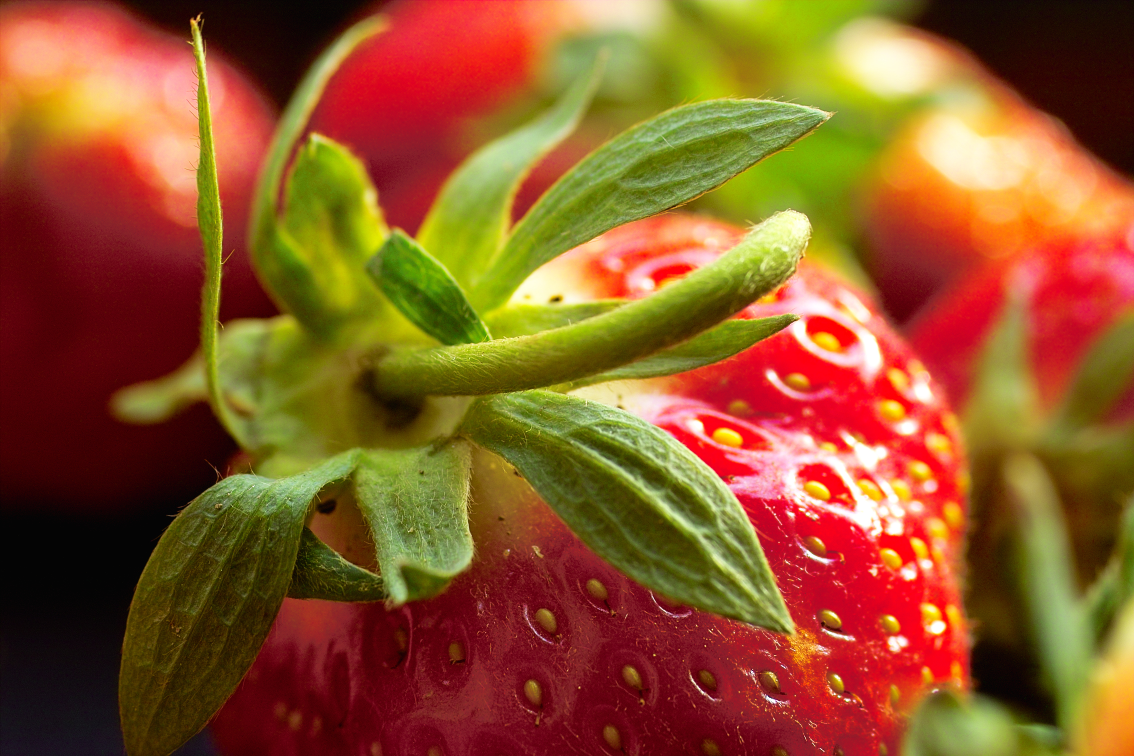
%> input picture freq/TP1/fraise-foveon.jpg, 2268 x 1512 px (shown at 1/2 size)
$ octave circle.m   (GNU Octave 9; MATLAB toolbox functions it lacks are replaced by stand-ins)
%> lines starting %> are read from the running program, lines starting %| are printed output that depends on the picture; in (x1, y1, x2, y2) boxes, pixels count from 0 and x2, y2 are one past the last pixel; in counts of white or black regions, pixels touching at a corner belong together; the program's own positions count from 1
clear;
clc;


function img = getImgCircle(n,m,radius)
    [col row] = meshgrid(1:n, 1:m);
    centerX = n / 2 + 1;
    centerY = m / 2 + 1;
    circlePixels = (row - centerY).^2 + (col - centerX).^2 <= radius.^2;
    img = circlePixels * 255; %%Affiche en blanc
end;

imgCircle = getImgCircle(512,512,3);

im = fftshift(ifft2(imgCircle));

phi = angle(im);
modul = real(im);


%imshow(abs(im), []);

function resImage = imToGrayScale(inputImage)
  resImage = 0.2126 * inputImage(:,:,1) + 0.7152 * inputImage(:,:,2) + 0.0722 * inputImage(:,:,3);
endfunction


%convoluer avec un disque en spatial => multiplier par un filtre passe bas en fréquence
%

im = imread("fraise-foveon.jpg");
%> im is the input picture: size 1512x2268x3 uint8; mean R, G, B 141.8, 86, 39.8
im = imToGrayScale(im);
%> in imToGrayScale, `resImage = 0.2126 * inputImage(:,:,1) + 0.7152 * inputImage(:,:,2) + 0..`:
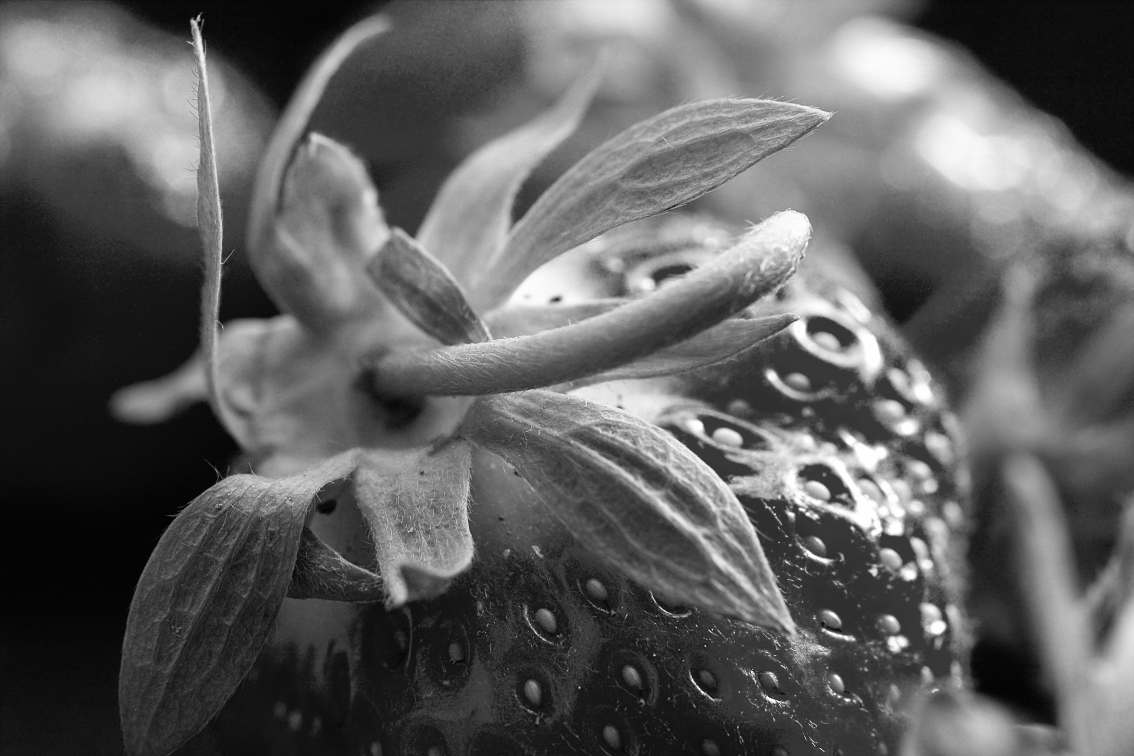
%> resImage: size 1512x2268 uint8 (shown at 1/2 size); min 1, max 254, mean 94.5

imFFT = fft2(im);

%Show fftshift
figure(); imshow(abs(fftshift(imFFT)));

phi = angle(imFFT);
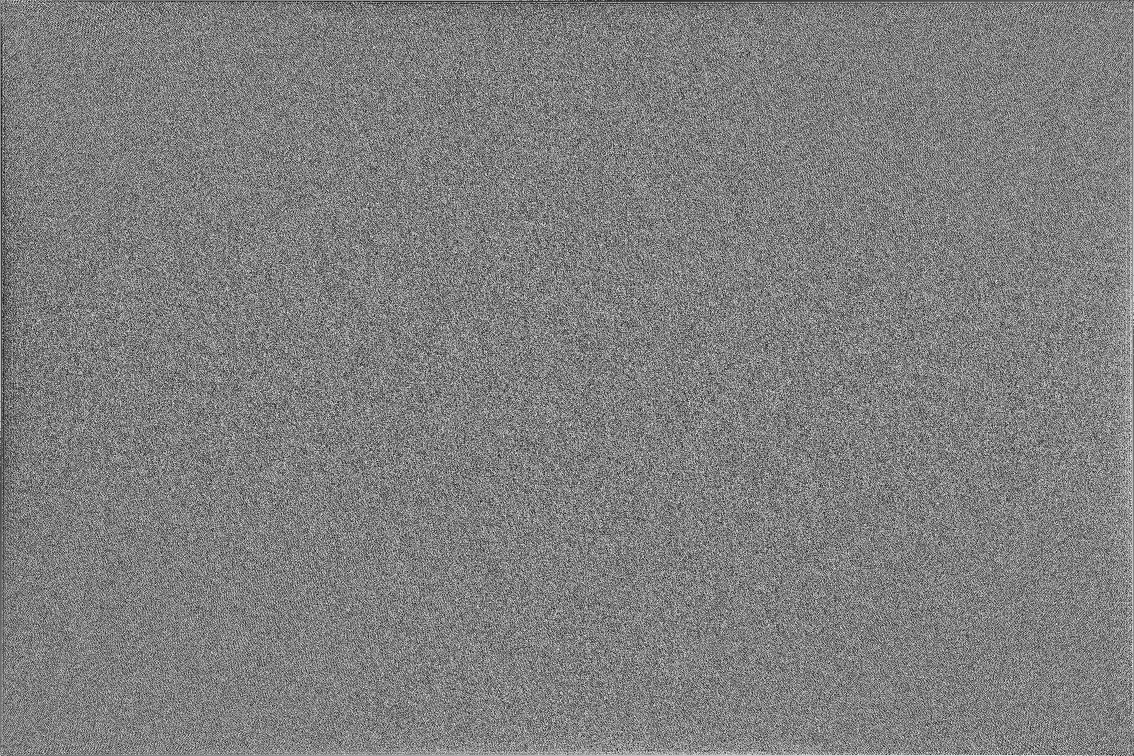
%> phi: size 1512x2268 double (shown at 1/2 size); min -3.14, max 3.14, mean 9.16e-07; drawn with min black and max white
modul = abs(imFFT);

imFFT = fftshift(imFFT);

imFFT = imag(imFFT) + real(imFFT);

IFF = ifft2(imFFT);

%Convert to uint8
final = uint8(real(IFF));
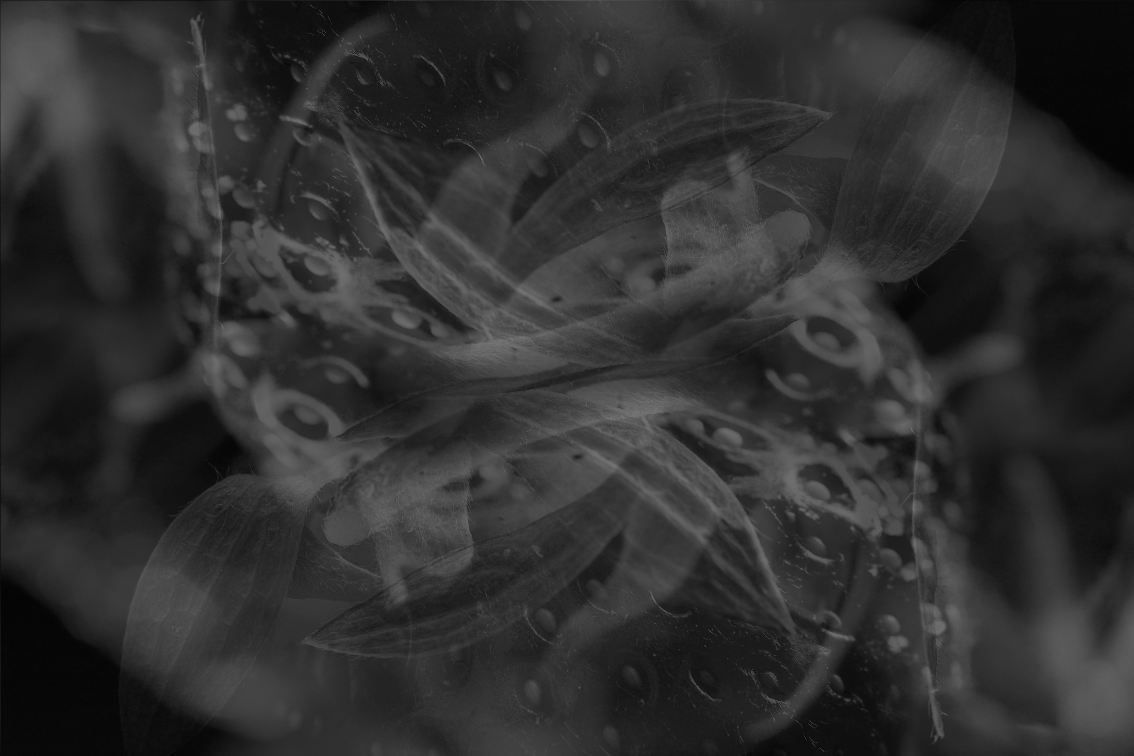
%> final: size 1512x2268 uint8 (shown at 1/2 size); min 0, max 241, mean 47.3

figure();
imshow(final);

$ run again, with freq/TP1/automne.jpg copied over freq/TP1/fraise-foveon.jpg
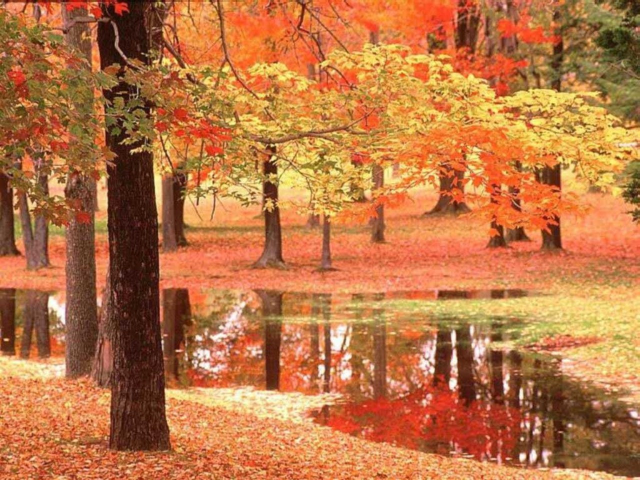
%> input picture freq/TP1/automne.jpg, 1280 x 960 px (shown at 1/2 size)
%> im is the input picture: size 960x1280x3 uint8; mean R, G, B 186.8, 117.5, 69
%> `imshow(abs(fftshift(imFFT)))`:
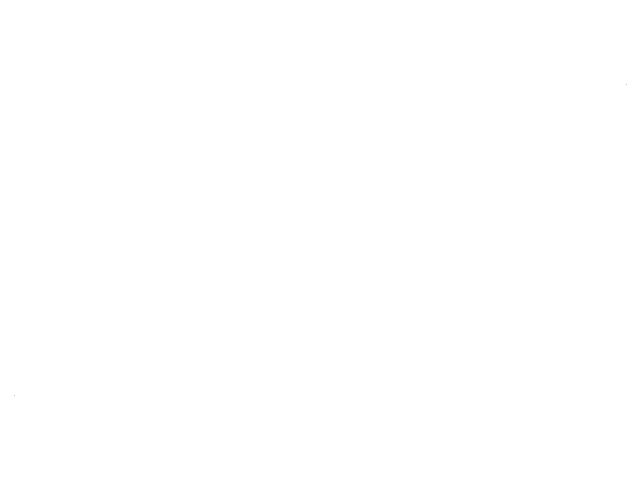
%> displayed picture: size 960x1280, on the screen's scale of 0 to 255 (shown at 1/2 size); values 110 (black) and 255 (white), 100% white; black in thin lines or dots, all inside (x1, y1, x2, y2) = (28, 169, 1253, 792)
%> `final = uint8(real(IFF));`:
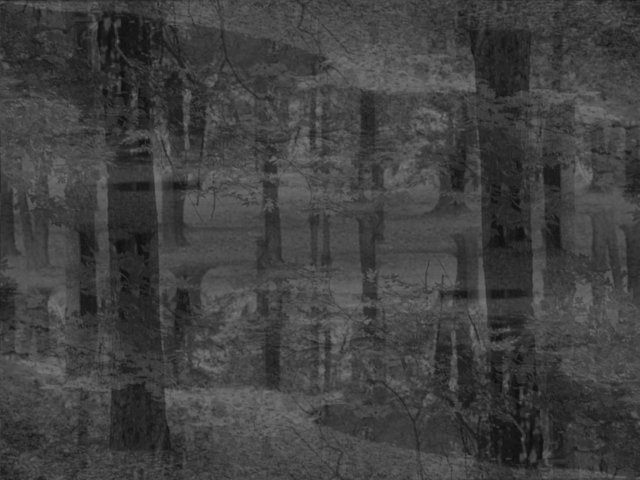
%> final: size 960x1280 uint8 (shown at 1/2 size); min 0, max 237, mean 64.5

$ run again, with freq/TP1/montagne-foveon.jpg copied over freq/TP1/fraise-foveon.jpg
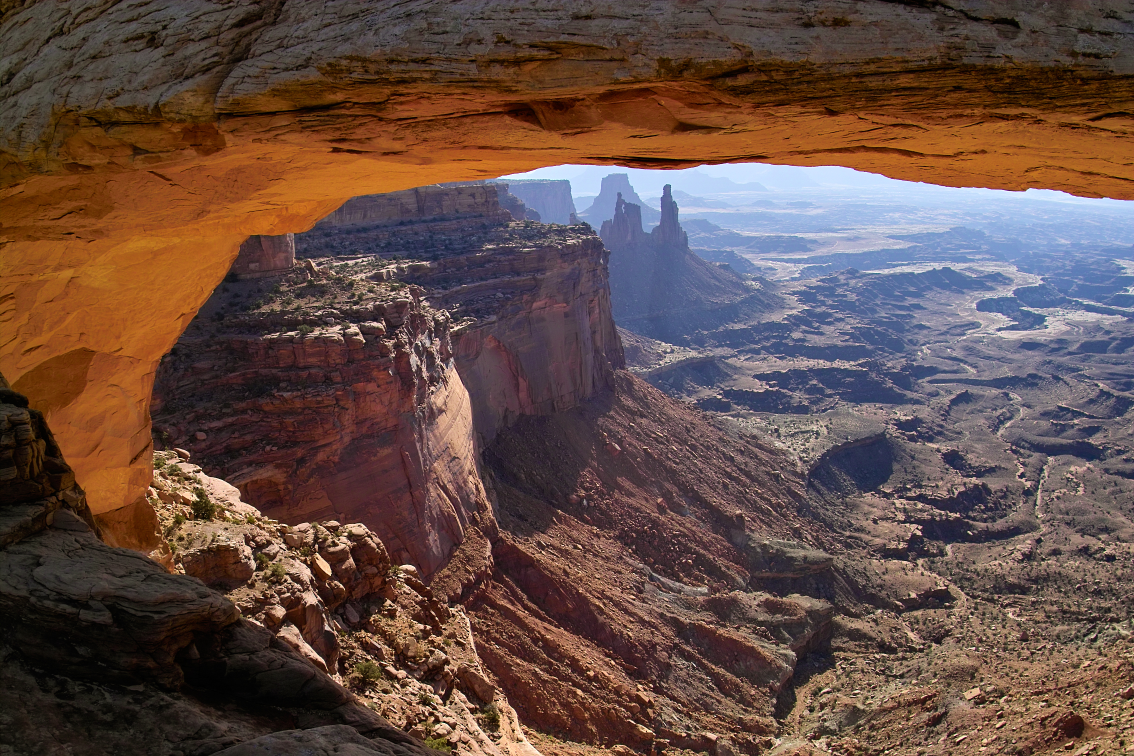
%> input picture freq/TP1/montagne-foveon.jpg, 2268 x 1512 px (shown at 1/2 size)
%> im is the input picture: size 1512x2268x3 uint8; mean R, G, B 100.2, 76.5, 68.9
%> `phi = angle(imFFT);`:
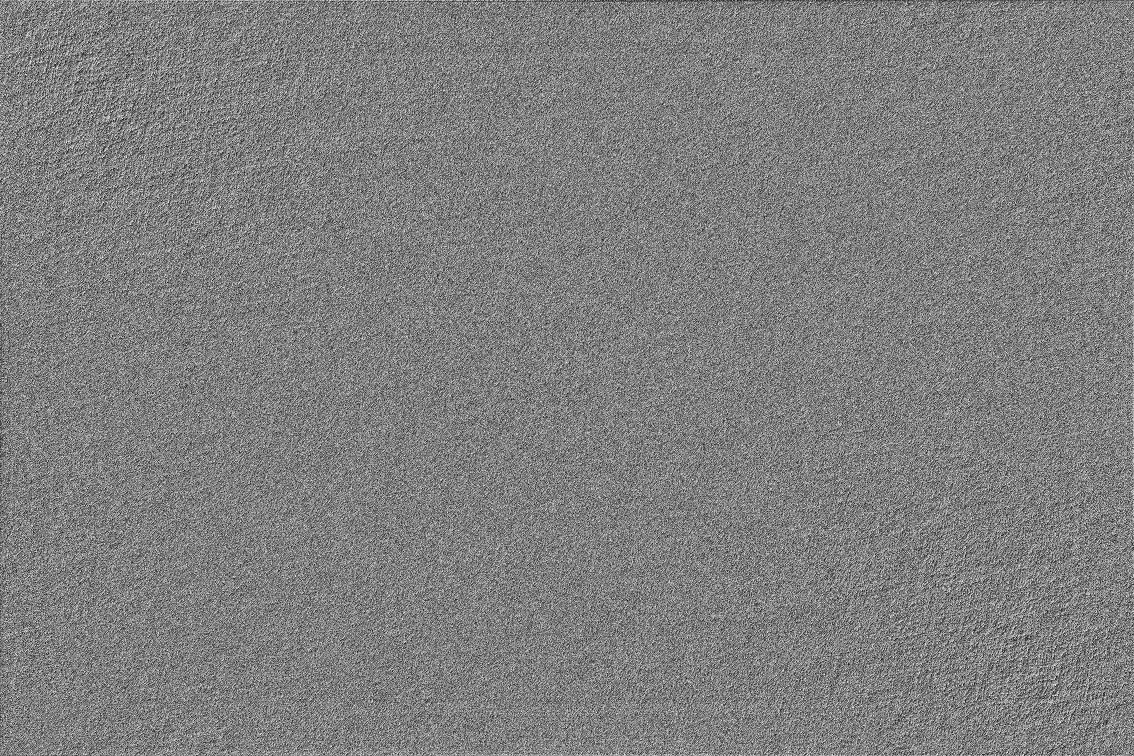
%> phi: size 1512x2268 double (shown at 1/2 size); min -3.14, max 3.14, mean -9.16e-07; drawn with min black and max white
%> `final = uint8(real(IFF));`:
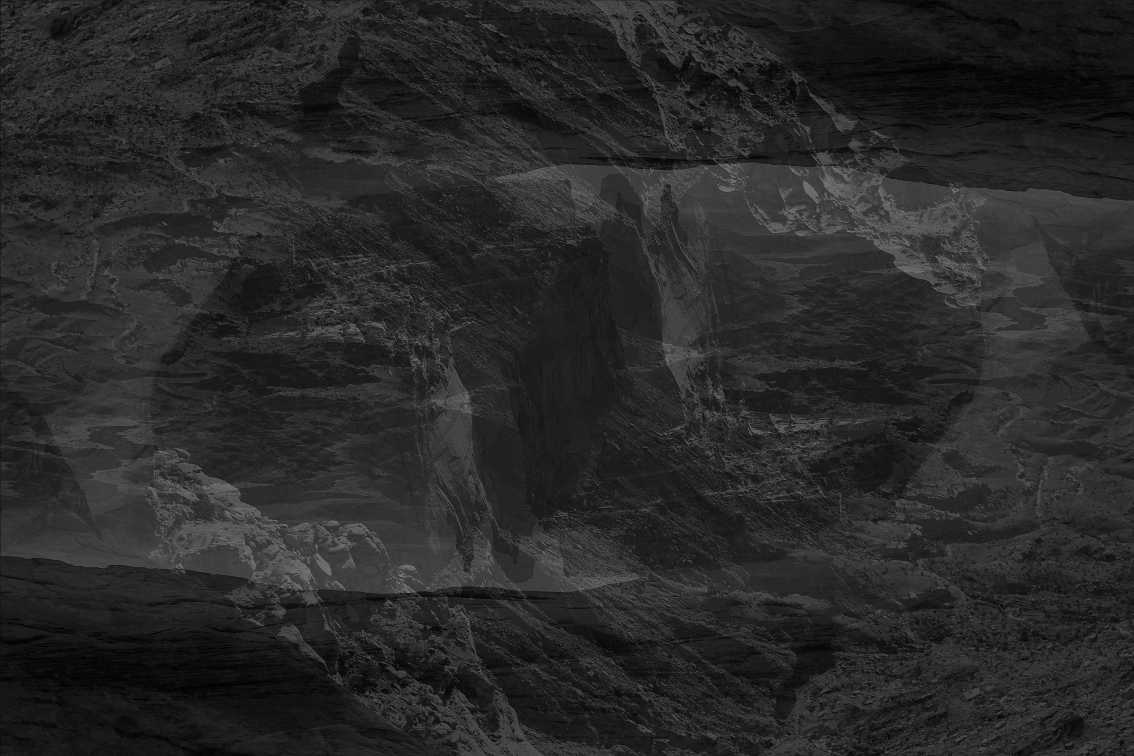
%> final: size 1512x2268 uint8 (shown at 1/2 size); min 0, max 245, mean 40.5
